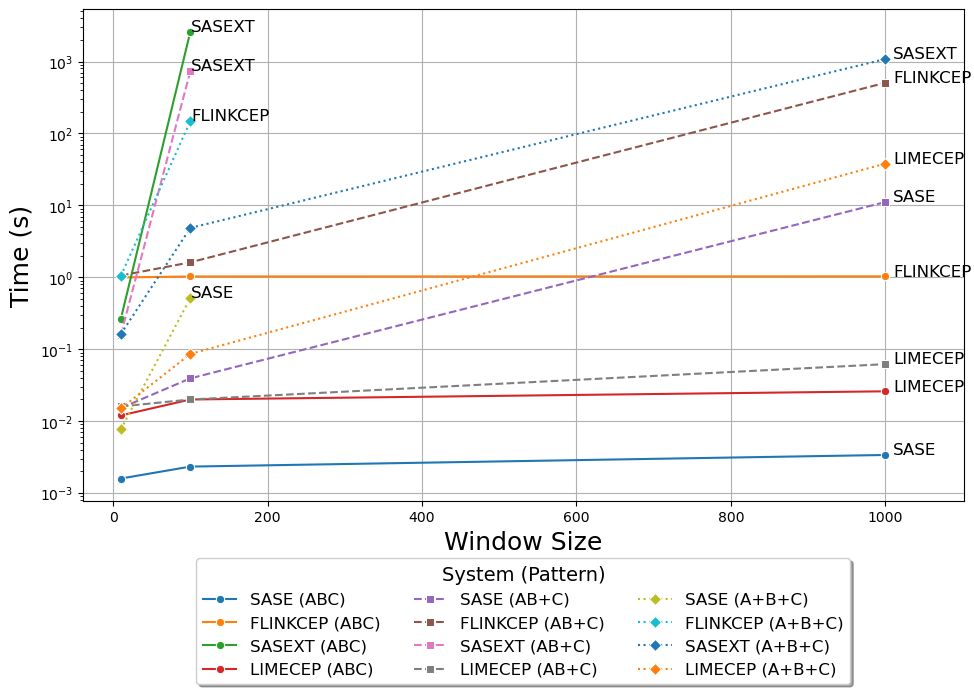

Write Python code to recreate this figure.
import matplotlib.pyplot as plt
import seaborn as sns
import pandas as pd

# Manual list of systems and window sizes
systems = ['SASE', 'FLINKCEP', 'SASEXT', 'LIMECEP']
windows = [10, 100, 1000]
pattern_markers = {
    'ABC': 'o',  # circle
    'AB+C': 's',  # square
    'A+B+C': 'D',  # diamond
}
pattern_styles = {
    'ABC': 'solid',  # solid line
    'AB+C': 'dashed',  # dashed line
    'A+B+C': 'dotted'  # dotted line
}

base_colors = {
    "SASE": sns.color_palette("deep")[1],     # blue
    "SASEXT": sns.color_palette("deep")[0],   # orange
    "FLINKCEP": sns.color_palette("deep")[3], # red
    "LIMECEP": sns.color_palette("deep")[2] # green
}

# Patterns
patterns = ['ABC', 'AB+C', 'A+B+C']

lat = {
    'ABC': {
        10: {'SASE': 1593658, 'FLINKCEP': 996000000, 'SASEXT': 264506254, 'LIMECEP': 12000000},
        100: {'SASE': 2334010, 'FLINKCEP': 1027000000, 'SASEXT': 2592020596050, 'LIMECEP': 20000000},
        1000: {'SASE': 3387513, 'FLINKCEP': 1031000000, 'SASEXT': None, 'LIMECEP': 26000000}
    },
    'AB+C': {
        10: {'SASE': 15221344, 'FLINKCEP': 1058000000, 'SASEXT': 158552031, 'LIMECEP': 16000000},
        100: {'SASE': 39327044, 'FLINKCEP': 1613000000, 'SASEXT': 733634822875, 'LIMECEP': 20000000},
        1000: {'SASE': 11118222999, 'FLINKCEP': 506235000000, 'SASEXT': None, 'LIMECEP': 62000000}
    },
    'A+B+C': {
        10: {'SASE': 7705629, 'FLINKCEP': 1049000000, 'SASEXT': 162439986, 'LIMECEP': 15000000},
        100: {'SASE': 513859741, 'FLINKCEP': 148302000000, 'SASEXT': 4854740748, 'LIMECEP': 86000000},
        1000: {'SASE': None, 'FLINKCEP': None, 'SASEXT': 1080837573801, 'LIMECEP': 38064000000}
    }
}



def plot_metric_line(metric_dict, title, ylabel, logscale=False):
    rows = []
    for pattern in patterns:
        for window in windows:
            for system in systems:
                value = metric_dict.get(pattern, {}).get(window, {}).get(system, None)
                if value is not None:
                    value_sec = value / 1000000000
                    rows.append({
                        'Pattern': pattern,
                        'Window': window,
                        'System': system,
                        'Value': value_sec
                    })

    df = pd.DataFrame(rows)

    fig = plt.figure(figsize=(10, 6))
    ax = fig.add_subplot(111)

    for pattern in patterns:
        for system in systems:
            df_line = df[(df['Pattern'] == pattern) & (df['System'] == system)]
            if not df_line.empty:
                sns.lineplot(
                    ax=ax,
                    data=df_line,
                    x="Window", y="Value",
                    label=f"{system} ({pattern})",
                    linestyle=pattern_styles.get(pattern, 'solid'),
                    marker=pattern_markers.get(pattern, 'o')
                )
                last = df_line.sort_values("Window").iloc[-1]
                ax.text(last["Window"] * 1.01, last["Value"] * 1.01, f"{system}", fontsize=12)

    if logscale:
        ax.set_yscale("log")

    ax.grid(True)
    ax.set_title(title)
    ax.set_xlabel("Window Size", fontsize=18)
    ax.set_ylabel(ylabel, fontsize=18)

    box = ax.get_position()
    ax.set_position([box.x0, box.y0 + box.height * 0.2,
                     box.width, box.height * 0.8])

    ax.set_xlim(right=ax.get_xlim()[1] * 1.05)

    legend = ax.legend(
        loc='upper center',
        bbox_to_anchor=(0.5, -0.1),
        ncol=3,
        fontsize=12,
        title="System (Pattern)",
        title_fontsize=14,
        fancybox=True,
        shadow=True
    )

    plt.tight_layout()
    # plt.show()
    fig.savefig(
        f"exp4-stnm.png",
        bbox_extra_artists=(legend,),
        bbox_inches='tight'
    )


# === Call the plots ===
plot_metric_line(lat, "", "Time (s)", logscale=True)
